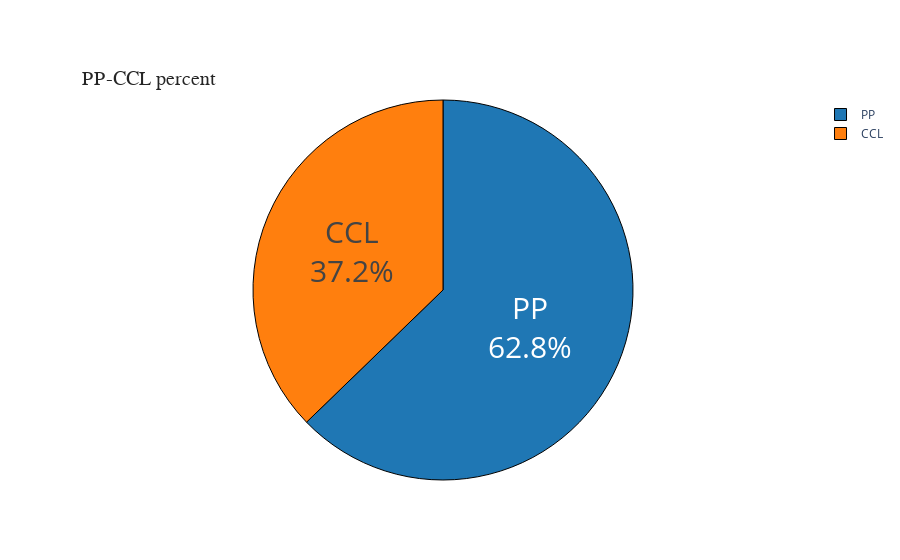

Notebook code cell kept with this figure:
### Code cell
### pie 그래프 그리기(interative 한 graph)

#-- 색지정하기
colors = ['#1f77b4', '#ff7f0e', '#2ca02c', '#d62728', '#9467bd',
      '#8c564b', '#e377c2', '#7f7f7f', '#bcbd22', '#17becf']

#-- 라벨 지정
labels = ["PP","CCL"]
fig = go.Figure()


#-- graph의 data 지정하기 label은 위에서 지정한거스 value도 위에서 지정한 값, 나머지는 graph 종류
fig.add_trace(go.Pie(labels=labels, values=plot_dic.values, scalegroup='one',textinfo='label+percent',
                     name=""))


## 기타 graph 설정 
#-- textfont_size= 글씨 크기, coloers = 색, line = 선종류
fig.update_traces(hoverinfo='label+percent', textinfo='label+percent', textfont_size=30,
                  marker=dict(colors=colors, line=dict(color='#000000', width=1)))

## 타이틀등 기타 설정
fig.update_layout(annotations = [dict(xref='paper', yref='paper', x=0.0, y=1.02,
                              xanchor='left', yanchor='bottom',
                              text='PP-CCL percent',
                              font=dict(family='Arial',
                                        size=20,
                                        color='rgb(37,37,37)'),
                              showarrow=False)])
fig.show()

### Figure 1 — Plotly figure (JSON) as saved in the notebook; plotly's stock layout.template omitted (floating-point values rounded to 4 significant figures)
{"data": [{"hoverinfo": "label+percent", "labels": ["PP", "CCL"], "marker": {"colors": ["#1f77b4", "#ff7f0e", "#2ca02c", "#d62728", "#9467bd", "#8c564b", "#e377c2", "#7f7f7f", "#bcbd22", "#17becf"], "line": {"color": "#000000", "width": 1}}, "name": "", "scalegroup": "one", "textfont": {"size": 30}, "textinfo": "label+percent", "type": "pie", "values": [1892, 1123]}], "layout": {"annotations": [{"font": {"color": "rgb(37,37,37)", "family": "Arial", "size": 20}, "showarrow": false, "text": "PP-CCL percent", "x": 0, "xanchor": "left", "xref": "paper", "y": 1.02, "yanchor": "bottom", "yref": "paper"}]}}
